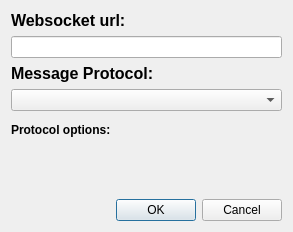
<?xml version="1.0" encoding="UTF-8"?>
<ui version="4.0">
 <class>WebsocketClientDialog</class>
 <widget class="QWidget" name="WebsocketClientDialog">
  <property name="geometry">
   <rect>
    <x>0</x>
    <y>0</y>
    <width>293</width>
    <height>232</height>
   </rect>
  </property>
  <property name="windowTitle">
   <string>WebSocket Client</string>
  </property>
  <layout class="QVBoxLayout" name="verticalLayout">
   <item>
    <widget class="QLabel" name="label">
     <property name="font">
      <font>
       <pointsize>12</pointsize>
       <weight>75</weight>
       <bold>true</bold>
      </font>
     </property>
     <property name="text">
      <string>Websocket url:</string>
     </property>
    </widget>
   </item>
   <item>
    <widget class="QLineEdit" name="lineEditUrl"/>
   </item>
   <item>
    <widget class="QLabel" name="label_2">
     <property name="font">
      <font>
       <pointsize>12</pointsize>
       <weight>75</weight>
       <bold>true</bold>
      </font>
     </property>
     <property name="text">
      <string>Message Protocol:</string>
     </property>
    </widget>
   </item>
   <item>
    <widget class="QComboBox" name="comboBoxProtocol"/>
   </item>
   <item>
    <widget class="QWidget" name="boxOptions" native="true">
     <layout class="QVBoxLayout" name="layoutOptions">
      <property name="leftMargin">
       <number>0</number>
      </property>
      <property name="topMargin">
       <number>6</number>
      </property>
      <property name="rightMargin">
       <number>0</number>
      </property>
      <property name="bottomMargin">
       <number>6</number>
      </property>
      <item>
       <widget class="QLabel" name="label_3">
        <property name="font">
         <font>
          <weight>75</weight>
          <bold>true</bold>
         </font>
        </property>
        <property name="text">
         <string>Protocol options:</string>
        </property>
       </widget>
      </item>
     </layout>
    </widget>
   </item>
   <item>
    <spacer name="verticalSpacer">
     <property name="orientation">
      <enum>Qt::Vertical</enum>
     </property>
     <property name="sizeHint" stdset="0">
      <size>
       <width>20</width>
       <height>40</height>
      </size>
     </property>
    </spacer>
   </item>
   <item>
    <widget class="QDialogButtonBox" name="buttonBox">
     <property name="standardButtons">
      <set>QDialogButtonBox::Cancel|QDialogButtonBox::Ok</set>
     </property>
    </widget>
   </item>
  </layout>
 </widget>
 <resources/>
 <connections/>
</ui>
